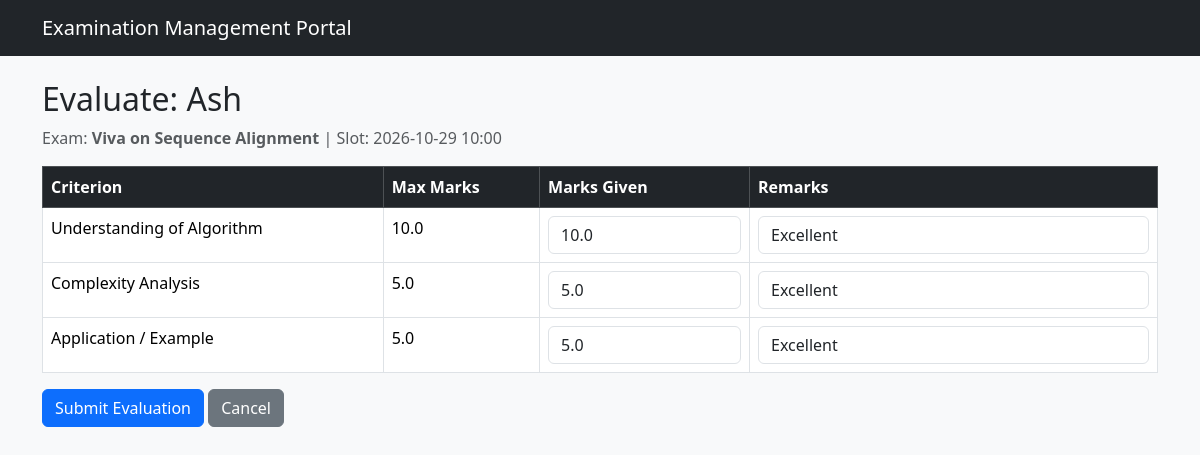
The page /examiner/bookings/1/evaluate (signed in) on the database its author committed.
### models.py (models this page shows, shortened)
class User(UserMixin, db.Model):
    __tablename__ = 'users'
    id = db.Column(db.Integer, primary_key=True)
    username = db.Column(db.String(80), unique=True, nullable=False)
    email = db.Column(db.String(120), unique=True, nullable=False)
    password_hash = db.Column(db.String(256), nullable=False)
    role = db.Column(db.String(20), nullable=False)  # 'admin', 'examiner', 'student'
    full_name = db.Column(db.String(120), nullable=False)
    created_at = db.Column(db.DateTime, default=datetime.utcnow)
    examiner_profile = db.relationship('ExaminerProfile', backref='user', uselist=False)

class Exam(db.Model):
    __tablename__ = 'exams'
    id = db.Column(db.Integer, primary_key=True)
    course_id = db.Column(db.Integer, db.ForeignKey('courses.id'), nullable=False)
    title = db.Column(db.String(150), nullable=False)
    exam_type = db.Column(db.String(30), nullable=False)  # Viva / Practical / Project Demo / Assessment
    status = db.Column(db.String(30), default='Draft')    # Draft / Slot Creation / Booking Open / Closed / Completed
    description = db.Column(db.Text)
    slot_creation_start = db.Column(db.DateTime)
    slot_creation_end   = db.Column(db.DateTime)
    booking_start       = db.Column(db.DateTime)
    booking_end         = db.Column(db.DateTime)
    created_at = db.Column(db.DateTime, default=datetime.utcnow)
    rubrics = db.relationship('Rubric', backref='exam', lazy=True, cascade='all, delete-orphan')
    slots   = db.relationship('Slot', backref='exam', lazy=True)
    bookings = db.relationship('Booking', backref='exam', lazy=True)
    assigned_examiners = db.relationship('ExamExaminer', backref='exam', lazy=True)

class Slot(db.Model):
    __tablename__ = 'slots'
    id = db.Column(db.Integer, primary_key=True)
    exam_id = db.Column(db.Integer, db.ForeignKey('exams.id'), nullable=False)
    examiner_id = db.Column(db.Integer, db.ForeignKey('users.id'), nullable=False)
    date = db.Column(db.Date, nullable=False)
    start_time = db.Column(db.Time, nullable=False)
    end_time = db.Column(db.Time, nullable=False)
    capacity = db.Column(db.Integer, nullable=False, default=1)
    status = db.Column(db.String(20), default='Available')  # Available / Full / Cancelled / Completed
    created_at = db.Column(db.DateTime, default=datetime.utcnow)
    examiner = db.relationship('User', backref='created_slots')
    bookings = db.relationship('Booking', backref='slot', lazy=True)

class Rubric(db.Model):
    __tablename__ = 'rubrics'
    id = db.Column(db.Integer, primary_key=True)
    exam_id = db.Column(db.Integer, db.ForeignKey('exams.id'), nullable=False)
    criterion = db.Column(db.String(150), nullable=False)
    max_marks = db.Column(db.Float, nullable=False)
    description = db.Column(db.Text)

class Evaluation(db.Model):
    __tablename__ = 'evaluations'
    id = db.Column(db.Integer, primary_key=True)
    booking_id = db.Column(db.Integer, db.ForeignKey('bookings.id'), nullable=False)
    rubric_id = db.Column(db.Integer, db.ForeignKey('rubrics.id'), nullable=False)
    marks = db.Column(db.Float)
    remarks = db.Column(db.Text)
    evaluated_at = db.Column(db.DateTime, default=datetime.utcnow)
    rubric = db.relationship('Rubric')

### routes/examiner.py (the view, shortened to what this page needs)
@examiner_bp.route('/bookings/<int:booking_id>/evaluate', methods=['GET', 'POST'])
@approved_examiner_required
def evaluate(booking_id):
    booking = Booking.query.get_or_404(booking_id)
    if booking.slot.examiner_id != current_user.id:
        flash('You can only evaluate students booked in your own slots.', 'danger')
        return redirect(url_for('examiner.evaluations'))
    exam = booking.exam
    rubrics = exam.rubrics
    if not rubrics:
        flash('No rubrics defined for this exam. Contact Admin.', 'warning')
        return redirect(url_for('examiner.evaluations'))
    existing = {ev.rubric_id: ev for ev in booking.evaluations}
    return render_template('examiner/evaluate.html',
                           booking=booking,
                           rubrics=rubrics,
                           existing=existing)

### app.py (called while the page is built)
@login_manager.user_loader
def load_user(user_id):
    return User.query.get(int(user_id))

### templates/examiner/evaluate.html (shortened to what this page needs)
{% extends "base.html" %}
{% block content %}
<h2>Evaluate: {{ booking.student.full_name }}</h2>
<p class="text-muted">
  Exam: <strong>{{ booking.exam.title }}</strong> |
  Slot: {{ booking.slot.date }} {{ booking.slot.start_time.strftime('%H:%M') }}
</p>
<form method="POST">
  <table class="table table-bordered">
    <thead class="table-dark">
      <tr>
        <th>Criterion</th>
        <th>Max Marks</th>
        <th>Marks Given</th>
        <th>Remarks</th>
      </tr>
    </thead>
    <tbody>
      {% for r in rubrics %}
      <tr>
        <td>{{ r.criterion }}</td>
        <td>{{ r.max_marks }}</td>
        <td>
          <input type="number" step="0.5" min="0" max="{{ r.max_marks }}"
                 name="marks_{{ r.id }}" class="form-control"
                 value="{{ existing[r.id].marks if r.id in existing else '' }}" required>
        </td>
        <td>
          <input type="text" name="remarks_{{ r.id }}" class="form-control"
                 value="{{ existing[r.id].remarks if r.id in existing and existing[r.id].remarks else '' }}">
        </td>
      </tr>
      {% endfor %}
    </tbody>
  </table>
  <button type="submit" class="btn btn-primary">Submit Evaluation</button>
  <a href="{{ url_for('examiner.evaluations') }}" class="btn btn-secondary">Cancel</a>
</form>
{% endblock %}

### rows shown on the page
User: student.full_name "Ash"
Exam: exam "Viva on Sequence Alignment"
Slot: slot "2026-10-29", slot.start_time "10:00"
Rubric: criterion "Understanding of Algorithm", max_marks "10.0"
Evaluation: remarks "Excellent"
Rubric: criterion "Complexity Analysis", max_marks "5.0"
Evaluation: remarks "Excellent"
Rubric: criterion "Application / Example", max_marks "5.0"
Evaluation: remarks "Excellent"
